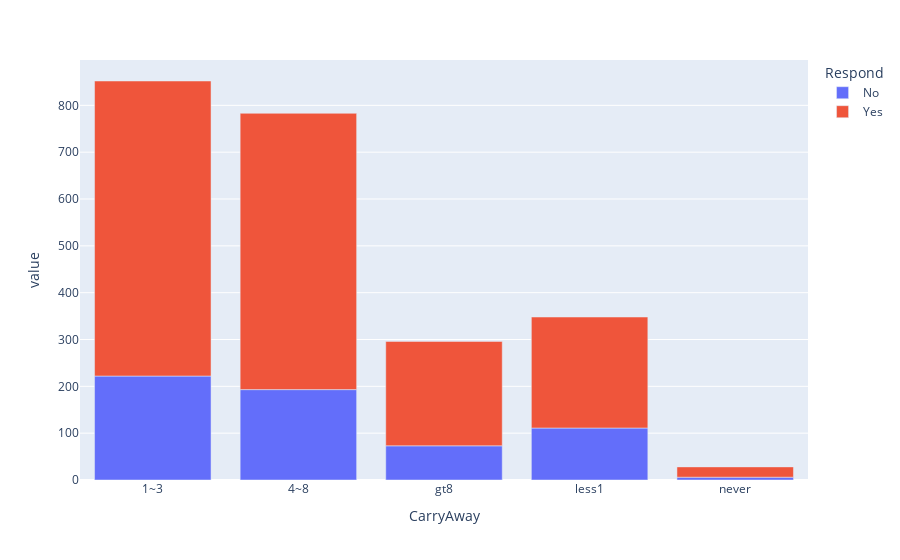

Notebook code cell kept with this figure:
### Markdown cell above
3. Investigate column CarryAway, What is the acceptance counts of each catagory?

### Code cell
grouped_counts_coupon = df_takeaway.groupby(['CarryAway','Respond']).size().reset_index(name='counts')
print(grouped_counts_coupon)

fig = px.bar(grouped_counts_coupon, x='CarryAway',y=['counts'], color='Respond')
fig.show()

### Figure 1 — Plotly figure (JSON) as saved in the notebook; plotly's stock layout.template omitted (floating-point values rounded to 4 significant figures)
{"data": [{"alignmentgroup": "True", "hovertemplate": "Respond=No<br>CarryAway=%{x}<br>value=%{y}<extra></extra>", "legendgroup": "No", "marker": {"color": "#636efa", "pattern": {"shape": ""}}, "name": "No", "offsetgroup": "No", "orientation": "v", "showlegend": true, "textposition": "auto", "type": "bar", "x": ["1~3", "4~8", "gt8", "less1", "never"], "xaxis": "x", "y": [222, 193, 73, 111, 6], "yaxis": "y"}, {"alignmentgroup": "True", "hovertemplate": "Respond=Yes<br>CarryAway=%{x}<br>value=%{y}<extra></extra>", "legendgroup": "Yes", "marker": {"color": "#EF553B", "pattern": {"shape": ""}}, "name": "Yes", "offsetgroup": "Yes", "orientation": "v", "showlegend": true, "textposition": "auto", "type": "bar", "x": ["1~3", "4~8", "gt8", "less1", "never"], "xaxis": "x", "y": [630, 590, 223, 237, 22], "yaxis": "y"}], "layout": {"barmode": "relative", "legend": {"title": {"text": "Respond"}, "tracegroupgap": 0}, "margin": {"t": 60}, "xaxis": {"anchor": "y", "domain": [0, 1], "title": {"text": "CarryAway"}}, "yaxis": {"anchor": "x", "domain": [0, 1], "title": {"text": "value"}}}}
